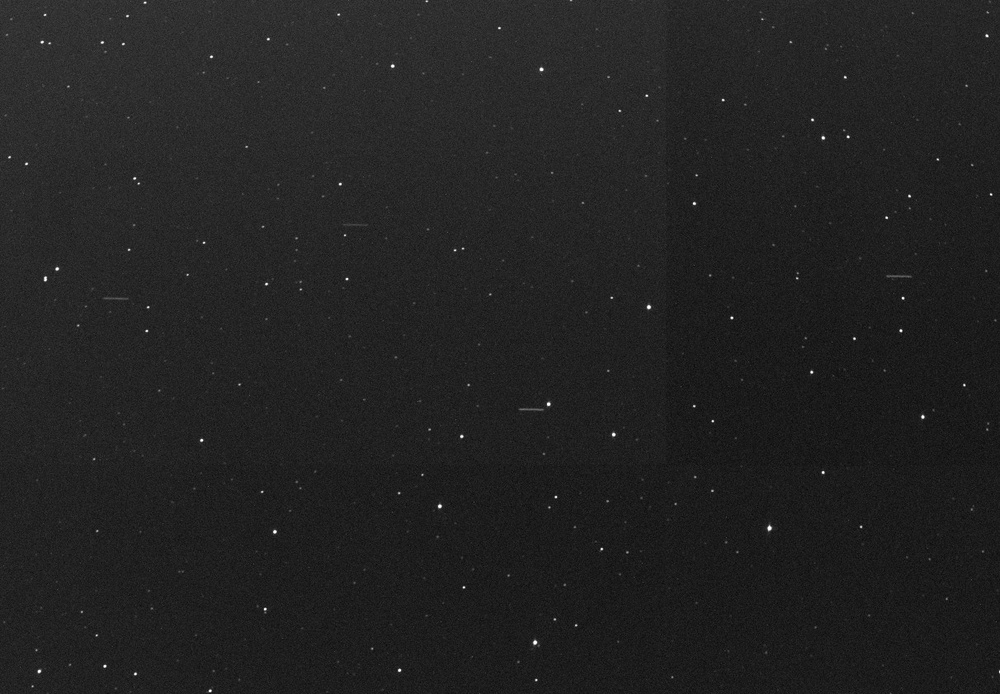
#> input picture Datasets_Assessment/multiple_streaks.jpg, 1000 x 694 px, shrunk from 1212 x 841 before the run; its folder holds only this picture in this run
$ python detections.py
#> lines starting #> are read from the running program, lines starting #| are printed output that depends on the picture; after the words box and inside, x2 and y2 are one past the last pixel; in counts of white or black regions, pixels touching at a corner belong together
import cv2
import numpy as np
from skimage.feature import blob_log
import matplotlib.pyplot as plt
import os
import pandas as pd
from skimage.measure import shannon_entropy

SCRIPT_DIR = os.path.dirname(os.path.abspath(__file__))
OUTPUT_DIR = os.path.join(SCRIPT_DIR, "output")
os.makedirs(OUTPUT_DIR, exist_ok=True)

def evaluate_image_quality(img):
    # Estimate background using dark pixels
    background_pixels = img[img < 30]
    noise_std = np.std(background_pixels) if len(background_pixels) > 0 else np.std(img)
    # Global entropy
    entropy = shannon_entropy(img)
    # Histogram variance (contrast)
    contrast_var = np.var(img)
    return noise_std, entropy, contrast_var

def preprocess_image(img_path):
    img = cv2.imread(img_path, cv2.IMREAD_GRAYSCALE)
    denoised = cv2.fastNlMeansDenoising(img, None, h=12, templateWindowSize=7, searchWindowSize=20)
    clahe = cv2.createCLAHE(clipLimit=2.5, tileGridSize=(9, 9))
    enhanced = clahe.apply(denoised)
    thresh = cv2.adaptiveThreshold(
        enhanced, 255, cv2.ADAPTIVE_THRESH_GAUSSIAN_C,
        cv2.THRESH_BINARY, 15, -3
    )
    kernel = cv2.getStructuringElement(cv2.MORPH_RECT, (3, 3))
    cv2.morphologyEx(thresh, cv2.MORPH_CLOSE, kernel, iterations=1)
    return img, denoised, enhanced, thresh

def detect_stars(enhanced):
    blobs = blob_log(enhanced, max_sigma=3, num_sigma=90, threshold=0.05)
    stars = [(b[1], b[0], b[2]) for b in blobs]
    return stars, len(stars)

def line_angle(x1, y1, x2, y2):
    return np.degrees(np.arctan2(y2 - y1, x2 - x1))

def merge_streaks(streaks, angle_thresh=5, dist_thresh=10):
    """Merge collinear and nearby streaks"""
    merged = []
    used = [False] * len(streaks)
    for i in range(len(streaks)):
        if used[i]:
            continue
        _, _, x1, y1, x2, y2 = streaks[i]
        angle1 = line_angle(x1, y1, x2, y2)
        pts = [(x1, y1), (x2, y2)]
        for j in range(i + 1, len(streaks)):
            if used[j]:
                continue
            _, _, x3, y3, x4, y4 = streaks[j]
            angle2 = line_angle(x3, y3, x4, y4)
            if abs(angle1 - angle2) > angle_thresh:
                continue
            dists = [
                np.hypot(x1 - x3, y1 - y3),
                np.hypot(x1 - x4, y1 - y4),
                np.hypot(x2 - x3, y2 - y3),
                np.hypot(x2 - x4, y2 - y4)
            ]
            if min(dists) < dist_thresh:
                pts.extend([(x3, y3), (x4, y4)])
                used[j] = True
        pts = np.array(pts, dtype=np.float32)
        mean = pts.mean(axis=0)
        pts_centered = pts - mean
        _, _, vt = np.linalg.svd(pts_centered)
        direction = vt[0]
        projections = pts_centered @ direction
        p_min = mean + direction * projections.min()
        p_max = mean + direction * projections.max()
        cx = (p_min[0] + p_max[0]) / 2
        cy = (p_min[1] + p_max[1]) / 2
        merged.append((
            cx, cy,
            int(p_min[0]), int(p_min[1]),
            int(p_max[0]), int(p_max[1])
        ))
        used[i] = True
    return merged

def detect_streaks(thresh):
    lines = cv2.HoughLinesP(
        thresh, rho=1, theta=np.pi/180, threshold=30,
        minLineLength=22, maxLineGap=2
    )
    streaks = []
    if lines is not None:
        for line in lines:
            x1, y1, x2, y2 = line[0]
            cx, cy = (x1 + x2) / 2, (y1 + y2) / 2
            streaks.append((cx, cy, x1, y1, x2, y2))
    streaks = merge_streaks(streaks)
    return streaks, len(streaks) if lines is not None else 0

def visualize_results(img, denoised, enhanced, thresh, stars, streaks, filename, output_folder):
    fig, axes = plt.subplots(2, 3, figsize=(16, 10))
    fig.suptitle(f"Detection Results: {filename}", fontsize=14, fontweight='bold')
    axes[0, 0].imshow(img, cmap='gray')
    axes[0, 0].set_title("Original Image")
    axes[0, 0].axis('off')
    axes[0, 1].imshow(denoised, cmap='gray')
    axes[0, 1].set_title("Denoised Image")
    axes[0, 1].axis('off')
    axes[0, 2].imshow(enhanced, cmap='gray')
    axes[0, 2].set_title("Enhanced (CLAHE)")
    axes[0, 2].axis('off')
    axes[1, 0].imshow(thresh, cmap='gray')
    axes[1, 0].set_title("Thresholded Image")
    axes[1, 0].axis('off')
    star_img = cv2.cvtColor(img, cv2.COLOR_GRAY2BGR)
    for x, y, sigma in stars:
        cv2.circle(star_img, (int(x), int(y)), int(sigma*1.5), (0, 255, 0), 2)
    axes[1, 1].imshow(cv2.cvtColor(star_img, cv2.COLOR_BGR2RGB))
    axes[1, 1].set_title(f"Stars Detected ({len(stars)})")
    axes[1, 1].axis('off')
    streak_img = cv2.cvtColor(img, cv2.COLOR_GRAY2BGR)
    for cx, cy, x1, y1, x2, y2 in streaks:
        cv2.line(streak_img, (int(x1), int(y1)), (int(x2), int(y2)), (0, 0, 255), 2)
        cv2.circle(streak_img, (int(cx), int(cy)), 3, (0, 255, 255), -1)
    axes[1, 2].imshow(cv2.cvtColor(streak_img, cv2.COLOR_BGR2RGB))
    axes[1, 2].set_title(f"Streaks Detected ({len(streaks)})")
    axes[1, 2].axis('off')
    plt.tight_layout()
    plt.savefig(os.path.join(OUTPUT_DIR, f"{os.path.splitext(filename)[0]}_detected.jpg"))
    plt.close(fig)

def process_datasets(dataset_folder="Datasets_Assessment"):
    results = []
    for file in os.listdir(dataset_folder):
        img_path = os.path.join(dataset_folder, file)
        if not os.path.isfile(img_path) or not file.lower().endswith(('.jpg', '.jpeg', '.png', '.bmp')):
            continue
        print(f"\nProcessing: {file}")
        try:
            img, denoised, enhanced, thresh = preprocess_image(img_path)
#> in preprocess_image, img is the input picture: shape (694, 1000); min 7, max 255, mean 34.1
#> in preprocess_image, `thresh = cv2.adaptiveThreshold( enhanced, 255, cv2.ADAPTIVE_THRESH_GAU..`:
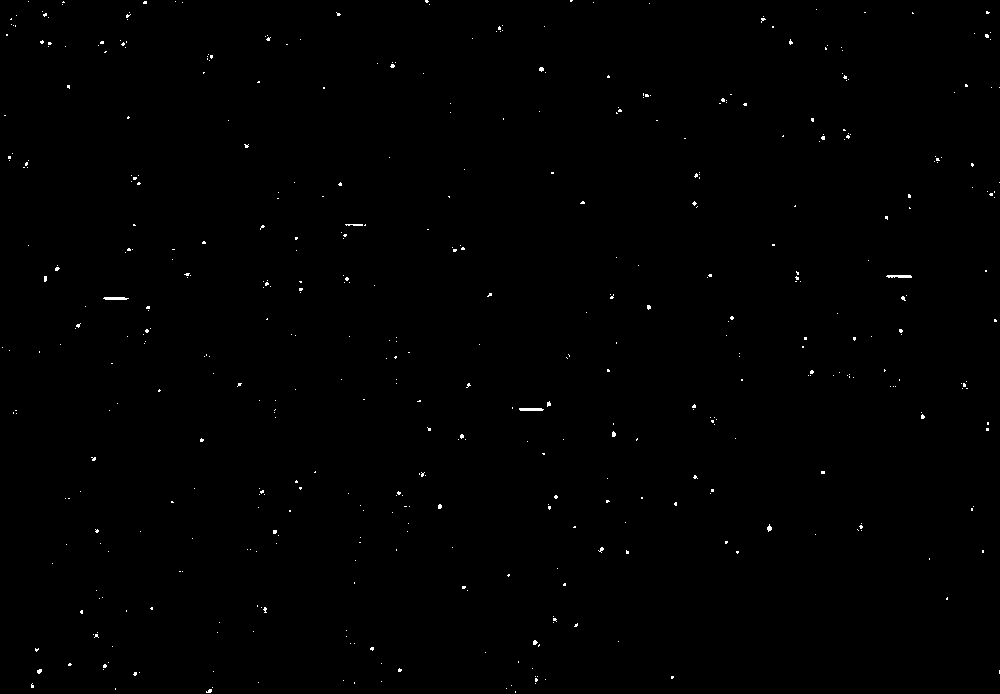
#> thresh: shape (694, 1000); 0.33% white in thin lines or dots
            noise_std, entropy, contrast = evaluate_image_quality(img)
#> in evaluate_image_quality, `noise_std = np.std(background_pixels) if len(background_pixels) > 0 el..`: noise_std = 3.19
#> in evaluate_image_quality, `entropy = shannon_entropy(img)`: entropy = 5.04
#> in evaluate_image_quality, `contrast_var = np.var(img)`: contrast_var = 90.31
#> noise_std = 3.19; entropy = 5.04; contrast = 90.31
            print(f"Noise STD: {noise_std:.2f}, Entropy: {entropy:.2f}, Variance: {contrast:.2f}")
#| Noise STD: 3.19, Entropy: 5.04, Variance: 90.31
            stars, star_count = detect_stars(enhanced)
#> in detect_stars, `blobs = blob_log(enhanced, max_sigma=3, num_sigma=90, threshold=0.05)`: blobs = 124 rows, first 8: [670, 399, 1.18], [528, 769, 1.7], [506, 439, 1.43], [642, 535, 1.52], [434, 613, 1.34], [404, 548, 1.36], [203, 694, 1.16], [472, 823, 1.09]
#> in detect_stars, `stars = [(b[1], b[0], b[2]) for b in blobs]`: stars = 124 items, first 6: (399, 670, 1.18), (769, 528, 1.7), (439, 506, 1.43), (535, 642, 1.52), (613, 434, 1.34), (548, 404, 1.36)
#> star_count = 124
            streaks, streak_count = detect_streaks(thresh)
#> in detect_streaks, `lines = cv2.HoughLinesP( thresh, rho=1, theta=np.pi/180, threshold=30,..`: lines = [[887, 275, 910, 275], [103, 298, 128, 298], [886, 276, 911, 276]]
#> the loop in detect_streaks, `for line in lines:` made 3 passes
#> (x1, y1, x2, y2, cx, cy) on passes 1 to 3: (887, 275, 910, 275, 898.5, 275), (103, 298, 128, 298, 115.5, 298), (886, 276, 911, 276, 898.5, 276)
#> after the loop in detect_streaks, `for line in lines:`: streaks = [(898.5, 275, 887, 275, 910, 275), (115.5, 298, 103, 298, 128, 298), (898.5, 276, 886, 276, 911, 276)]
#> in merge_streaks, `used = [False] * len(streaks)`: used = [False, False, False]
#> the loop in merge_streaks, `for i in range(len(streaks)):` made 3 passes
#> (x1, y1, x2, y2, angle1, pts, pts_centered, vt) on pass 1: (887, 275, 910, 275, 0, [[887, 275], [910, 275], [886, 276], [911, 276]], [[-11.5, -0.5], [11.5, -0.5], [-12.5, 0.5], [12.5, 0.5]], [[1, 0], [0, 1]])
#> (x1, y1, x2, y2, angle1, pts_centered, vt, projections) on pass 2: (103, 298, 128, 298, 0, [[-12.5, 0], [12.5, 0]], [[1, 0], [0, 1]], [-12.5, 12.5])
#> after the loop in merge_streaks, `for i in range(len(streaks)):`: merged = [(898.5, 275.5, 886, 275, 911, 275), (115.5, 298, 103, 298, 128, 298)]; used = [True, True, True]
#> in detect_streaks, `streaks = merge_streaks(streaks)`: streaks has the same summary as merged in merge_streaks
#> streaks has the same summary as merged in merge_streaks; streak_count = 2
            visualize_results(img, denoised, enhanced, thresh, stars, streaks, file, OUTPUT_DIR)
#> the loop in visualize_results, `for x, y, sigma in stars:` made 124 passes
#> (x, y, sigma) on passes 1 to 12: (399, 670, 1.18), (769, 528, 1.7), (439, 506, 1.43), (535, 642, 1.52), (613, 434, 1.34), (548, 404, 1.36), (694, 203, 1.16), (823, 472, 1.09), (39, 671, 1.27), (201, 440, 1.13), (541, 69, 1.36), (461, 436, 1.2)
#> after the loop in visualize_results, `for x, y, sigma in stars:`:
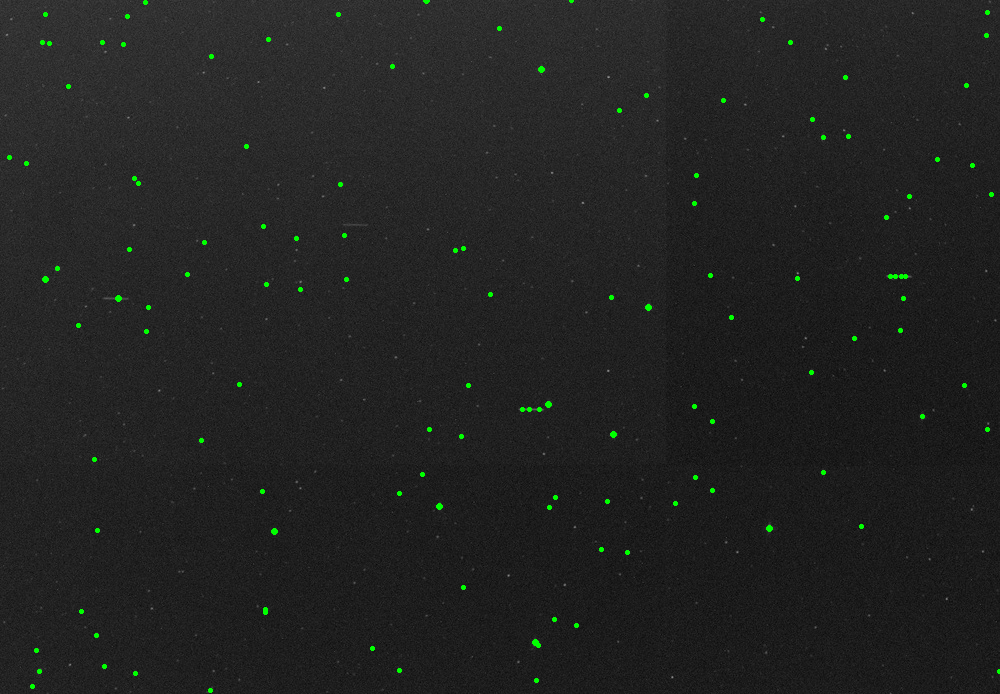
#> star_img: shape (694, 1000, 3); 0.39% of pixels changed, all inside (x1, y1, x2, y2) = (7, 0, 1000, 693)
#> the loop in visualize_results, `for cx, cy, x1, y1, x2, y2 in streaks:` made 2 passes
#> after the loop in visualize_results, `for cx, cy, x1, y1, x2, y2 in streaks:`: streak_img: shape (694, 1000, 3); 0.03% of pixels changed, all inside (x1, y1, x2, y2) = (102, 272, 913, 302)
#> in visualize_results, `plt.savefig(os.path.join(OUTPUT_DIR, f"{os.path.splitext(filename)[0]}..`:
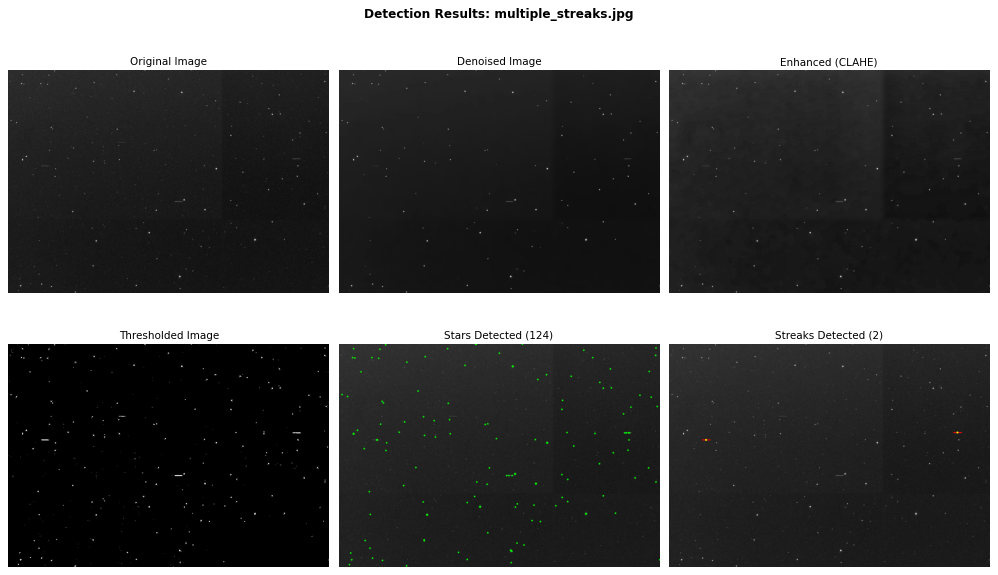
#> figure drawn by matplotlib, 6 panels
            for x, y, _ in stars:
                results.append(["star", file, x, y])
#> this loop made 124 passes
#> (x, y) on passes 1 to 12: (399, 670), (769, 528), (439, 506), (535, 642), (613, 434), (548, 404), (694, 203), (823, 472), (39, 671), (201, 440), (541, 69), (461, 436)
#> after the loop, results = 124 items
            for x, y, _, _, _, _ in streaks:
                results.append(["object", file, x, y])
#> this loop made 2 passes
#> (x, y) on passes 1 to 2: (898.5, 275.5), (115.5, 298)
#> after the loop, results = 126 items
            print(f"Stars detected: {star_count}, Objects detected: {streak_count}")
#| Stars detected: 124, Objects detected: 2
            df = pd.DataFrame(results, columns=["feature", "image", "centroid_x", "centroid_y"])
#> df = table of 126 rows and 4 columns
            csv_path = os.path.join(OUTPUT_DIR, f"{os.path.splitext(file)[0]}_detected.csv")
            df.to_csv(csv_path, index=False)
            print(f"\nAll detections are saved to: {csv_path}")
        except Exception as e:
            print(f"Error: {e}")

if __name__ == "__main__":
    process_datasets()

$ run again, on Datasets_Assessment/single_faint_streak.jpg
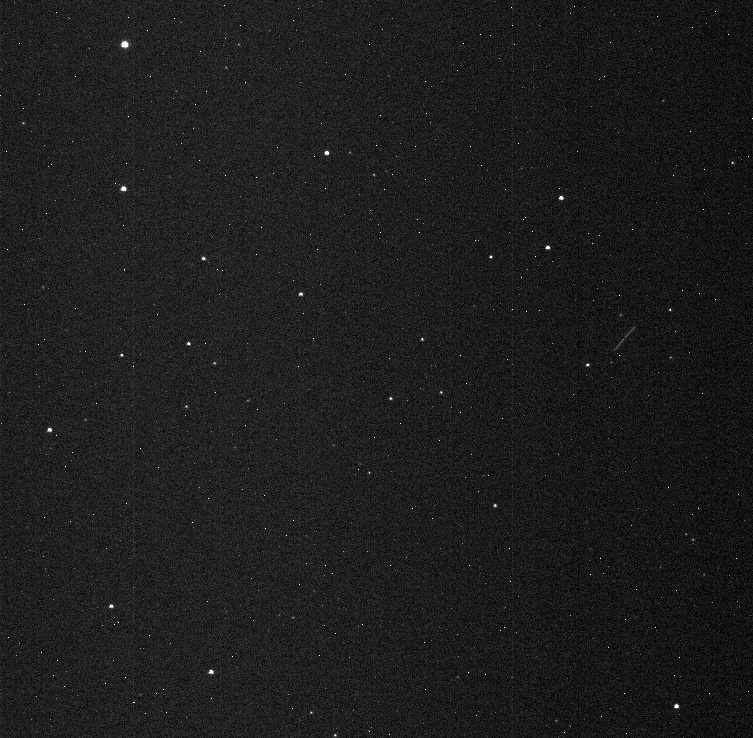
#> input picture Datasets_Assessment/single_faint_streak.jpg, 753 x 738 px
#> in preprocess_image, img is the input picture: shape (738, 753); min 0, max 255, mean 28.9
#> in preprocess_image, `thresh = cv2.adaptiveThreshold( enhanced, 255, cv2.ADAPTIVE_THRESH_GAU..`:
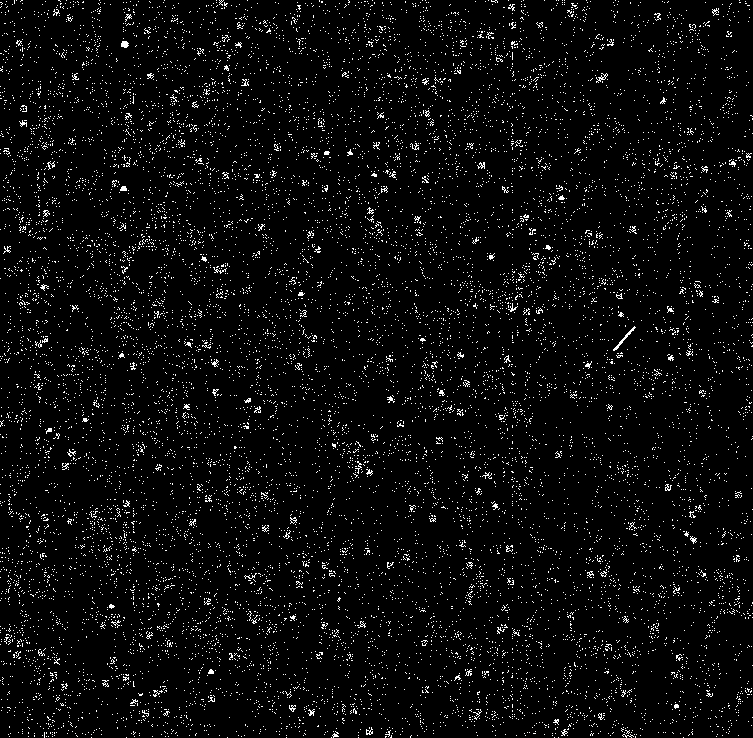
#> thresh: shape (738, 753); 4.1% white in thin lines or dots
#> in evaluate_image_quality, `noise_std = np.std(background_pixels) if len(background_pixels) > 0 el..`: noise_std = 6.96
#> in evaluate_image_quality, `entropy = shannon_entropy(img)`: entropy = 5.58
#> contrast_var = 179.2
#> in process_datasets, `noise_std, entropy, contrast = evaluate_image_quality(img)`: noise_std = 6.96; entropy = 5.58; contrast = 179.2
#| Noise STD: 6.96, Entropy: 5.58, Variance: 179.19
#> blobs = 334 rows, first 8: [706, 676, 1.61], [247, 547, 1.49], [258, 203, 1.29], [44, 124, 2.71], [188, 123, 1.97], [197, 561, 1.61], [671, 211, 1.65], [429, 49, 1.56]
#> in detect_stars, `stars = [(b[1], b[0], b[2]) for b in blobs]`: stars = 334 items, first 6: (676, 706, 1.61), (547, 247, 1.49), (203, 258, 1.29), (124, 44, 2.71), (123, 188, 1.97), (561, 197, 1.61)
#> in process_datasets, `stars, star_count = detect_stars(enhanced)`: star_count = 334
#> lines = [[613, 350, 634, 326]]
#> the loop in detect_streaks, `for line in lines:` made 1 pass
#> (x1, y1, x2, y2, cx, cy) on pass 1: (613, 350, 634, 326, 623.5, 338)
#> after the loop in detect_streaks, `for line in lines:`: streaks = [(623.5, 338, 613, 350, 634, 326)]
#> in merge_streaks, `used = [False] * len(streaks)`: used = [False]
#> the loop in merge_streaks, `for i in range(len(streaks)):` made 1 pass
#> (x1, y1, x2, y2, angle1, pts_centered, vt, projections) on pass 1: (613, 350, 634, 326, -48.81, [[-10.5, 12], [10.5, -12]], [[0.659, -0.753], [0.753, 0.659]], [-15.95, 15.95])
#> after the loop in merge_streaks, `for i in range(len(streaks)):`: merged = [(623.5, 338, 613, 350, 634, 326)]; used = [True]
#> in process_datasets, `streaks, streak_count = detect_streaks(thresh)`: streaks = [(623.5, 338, 613, 350, 634, 326)]; streak_count = 1
#> the loop in visualize_results, `for x, y, sigma in stars:` made 334 passes
#> after the loop in visualize_results, `for x, y, sigma in stars:`:
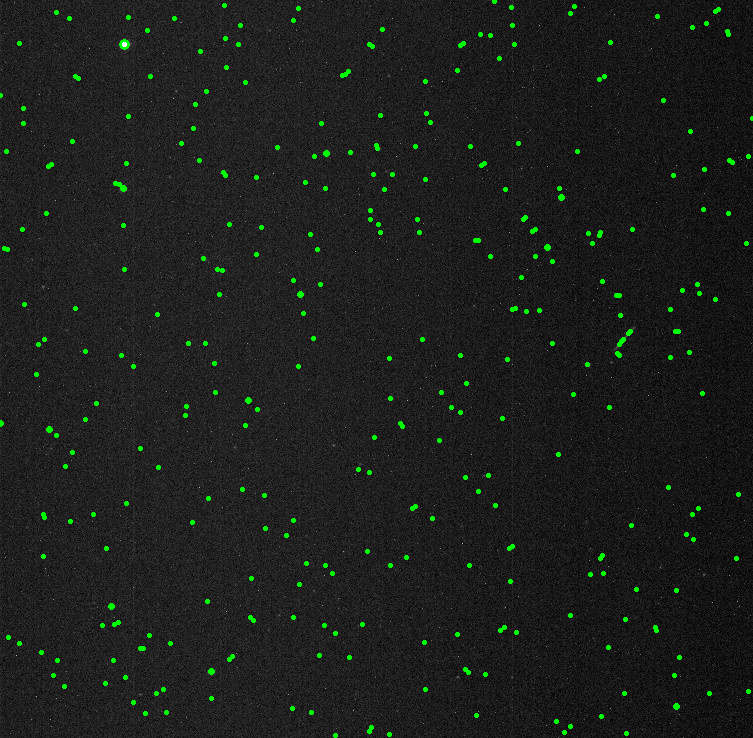
#> star_img: shape (738, 753, 3); 1.27% of pixels changed, all inside (x1, y1, x2, y2) = (0, 0, 753, 738)
#> the loop in visualize_results, `for cx, cy, x1, y1, x2, y2 in streaks:` made 1 pass
#> the loop in process_datasets, `for x, y, _ in stars:` made 334 passes
#> (x, y) on passes 1 to 3: (676, 706), (547, 247), (203, 258)
#> after the loop in process_datasets, `for x, y, _ in stars:`: results = 334 items
#> the loop in process_datasets, `for x, y, _, _, _, _ in streaks:` made 1 pass
#> (x, y) on pass 1: (623.5, 338)
#> after the loop in process_datasets, `for x, y, _, _, _, _ in streaks:`: results = 335 items
#| Stars detected: 334, Objects detected: 1
#> df = table of 335 rows and 4 columns
